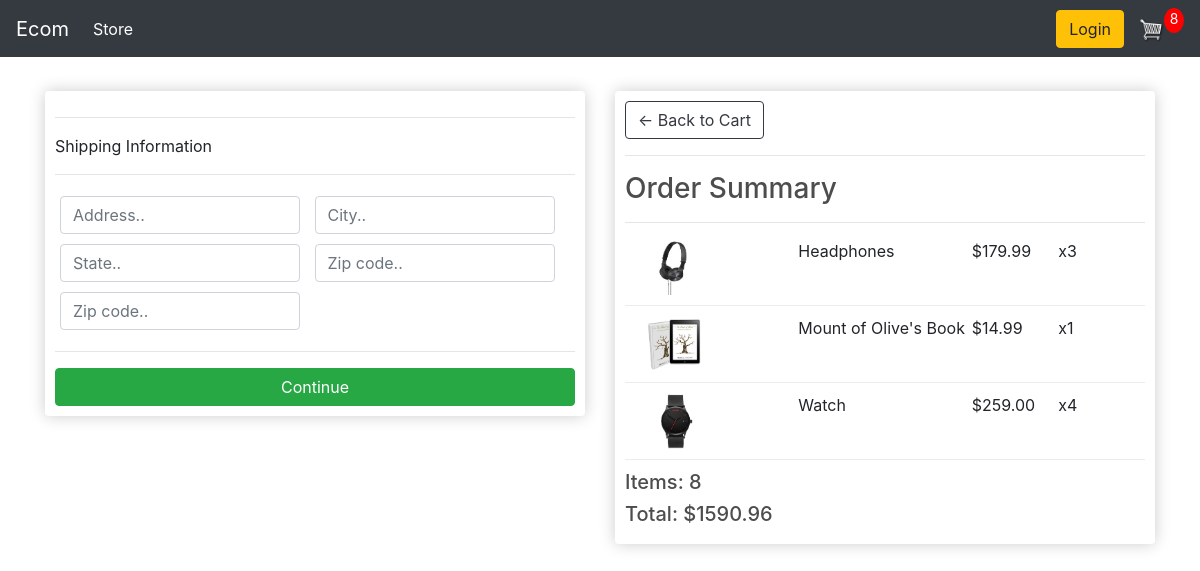
Page /checkout (signed in) on the committed database.
### store/models.py (models this page shows, shortened)
class OrderItem(models.Model):
    product = models.ForeignKey(Product, on_delete=models.SET_NULL, null=True)
    order = models.ForeignKey(Order, on_delete=models.SET_NULL, null=True)
    quantity = models.IntegerField(default=0, null=True, blank=True)
    date_added = models.DateTimeField(auto_now_add=True)
    @property
    def get_total(self):
        total = self.product.price*self.quantity
        return total

class Product(models.Model):
    name = models.CharField(max_length=200)
    price = models.DecimalField(max_digits=7, decimal_places=2)
    digital = models.BooleanField(default=False, null=True, blank=True)
    image = models.ImageField(null=True, blank=True)
    @property
    def imageURL(self):
        try:
            url = self.image.url
        except:
            url = ''
        return url

class Order(models.Model):
    customer = models.ForeignKey(Customer, on_delete=models.SET_NULL, null=True, blank=True)
    date_ordered = models.DateTimeField(auto_now_add=True)
    complete = models.BooleanField(default=False)
    transaction_id = models.CharField(max_length=100, null=True)
    @property
    def shipping(self):
        shipping = False
        orderitems = self.orderitem_set.all()
        for i in orderitems:
            if i.product.digital == False:
                shipping = True
        return shipping
    @property
    def get_cart_total(self):
        orderitems = self.orderitem_set.all()
        total = sum([item.get_total for item in orderitems])
        return total
    @property
    def get_cart_items(self):
        orderitems = self.orderitem_set.all()
        total = sum([item.quantity for item in orderitems])
        return total

### store/views.py (the view)
# urls.py: path('checkout', views.checkout, name='checkout'),
def checkout(request):
    if request.user.is_authenticated:
        customer = request.user.customer
        order, created = Order.objects.get_or_create(customer=customer, complete=False)
        items = order.orderitem_set.all()
        cartItems = order.get_cart_items
    else:
        order = {'get_cart_items': 0, 'get_cart_total': 0, 'shipping': False}
        items = []
        cartItems = ['get_cart_total']
    context = {'items': items, 'order': order, 'cartItems': cartItems}
    return render(request, 'checkout.html', context)

### store/templates/checkout.html (shortened to what this page needs)
{% extends 'main.html' %}
{% load static %}
{% block content %}
    <div class="row">
        <div class="col-lg-6">
            <div class="box-element" id="form-wrapper">
                <form id="form">
                    <div id="shipping-info">
                    <hr>
                    <p>Shipping Information</p>
                    <hr>
                    <div class="form-field">
                        <input class="form-control" type="text" name="address" placeholder="Address..">
                    </div>
                    <div class="form-field">
                        <input class="form-control" type="text" name="city" placeholder="City..">
                    </div>
                    <div class="form-field">
                        <input class="form-control" type="text" name="state" placeholder="State..">
                    </div>
                    <div class="form-field">
                        <input class="form-control" type="text" name="zipcode" placeholder="Zip code..">
                    </div>
                    <div class="form-field">
                        <input class="form-control" type="text" name="country" placeholder="Zip code..">
                    </div>
                    </div>
                    <hr>
                    <input id="form-button" class="btn btn-success btn-block" type="submit" value="Continue">
                </form>
            </div>
        <br>
        </div>
        <div class="col-lg-6">
            <div class="box-element">
                <a class="btn btn-outline-dark" href="{% url 'cart' %}">&#x2190 Back to Cart</a>
                <hr>
                <h3>Order Summary</h3>
                <hr>
                {% for item in items %}
                <div class="cart-row">
                    <div style="flex:2"><img class="row-image" src="{{item.product.imageURL}}"></div>
                    <div style="flex:2"><p>{{item.product.name}}</p></div>
                    <div style="flex:1"><p>${{item.product.price}}</p></div>
                    <div style="flex:1"><p>x{{item.quantity}}</p></div>
                </div>
                {% endfor %}
                <h5>Items: {{order.get_cart_items}} </h5>
                <h5>Total: ${{order.get_cart_total|floatformat:2}}</h5>
            </div>
        </div>
    </div>
{% endblock content %}

### store/static/store/css/style.css (style rules this page uses)
body { background-color: hsl(0, 0%, 98%); }
h1,h2,h3,h4,h5,h6 { color:hsl(0, 0%, 30%); }
.box-element { box-shadow:hsl(0, 0%, 80%) 0 0 16px; background-color: #fff; border-radius: 4px; padding: 10px; }
.col-lg-4, .col-lg-6, .col-lg-8, .col-lg-12 { margin-top: 10px; }
.btn { border-radius: 0; }
.row-image { width: 100px; }
.form-field { width:250px; display: inline-block; padding: 5px; }
.cart-row { display: flex; align-items: flex-stretch; padding-bottom: 10px; margin-bottom: 10px; border-bottom: 1px solid #ececec; }

### rows in the picture
OrderItem: product.imageURL (picture), product.name "Headphones", product.price "179.99", quantity "3"
OrderItem: product.imageURL (picture), product.name "Mount of Olive's Book", product.price "14.99", quantity "1"
OrderItem: product.imageURL (picture), product.name "Watch", product.price "259.00", quantity "4"
Order: get_cart_items "8", get_cart_total "1590.96"

### other values in the picture
{{ cartItems }} "8"
